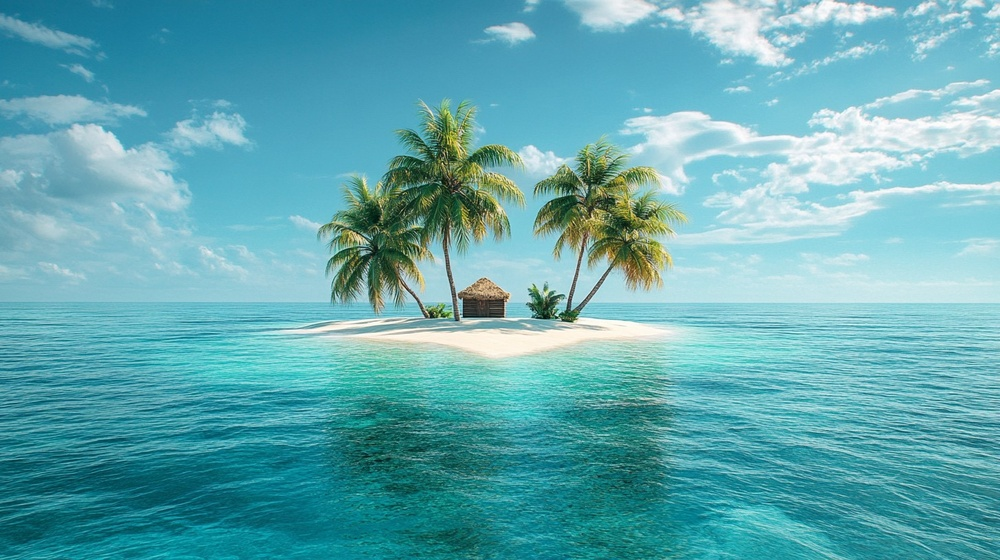
#> input picture img/1000058392.jpg, 1000 x 560 px, shrunk from 1456 x 816 before the run
$ python -i palette.py   (imports and definitions only)
#> lines starting #> are read from the running program, lines starting #| are printed output that depends on the picture
#> further down, picture is the input picture: PIL image 1000x560 RGB; mean R, G, B 97, 169.3, 177.3
from PIL import Image, ImageEnhance


# [56 lines left out: functions apply_palette, apply_day_palette, apply_sunset_palette, not called in this run]


# ------------------------------------------------------------
# Night Palette
# ------------------------------------------------------------

def apply_night_palette(img: Image.Image) -> Image.Image:
    """
    Cool, darkened palette.
    Deterministic blue tint + brightness reduction.
    """

    # Blue tint overlay
    overlay = Image.new("RGBA", img.size, (40, 60, 160, 60))
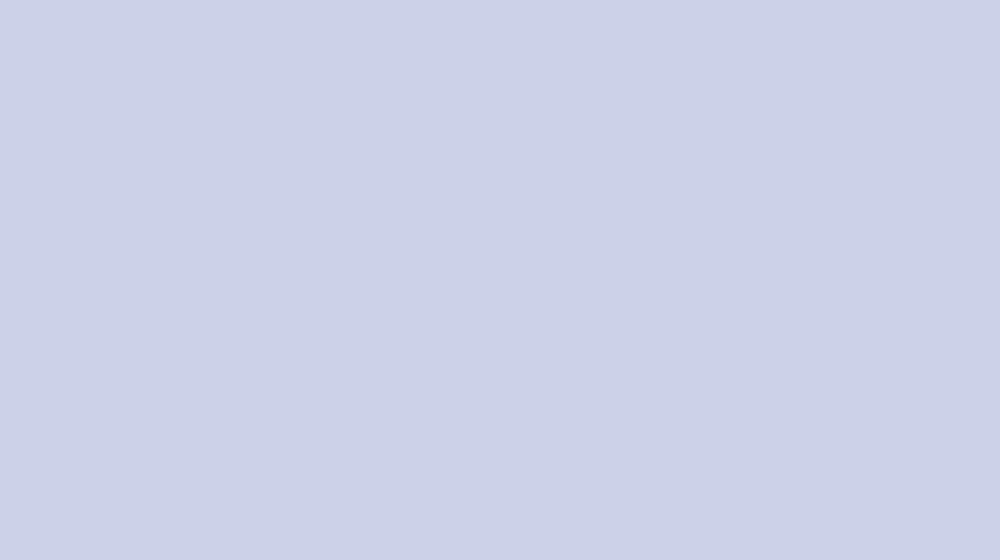
#> overlay: PIL image 1000x560 RGBA; mean R, G, B, A 40, 60, 160, 60; transparent parts drawn white
    img = Image.alpha_composite(img.convert("RGBA"), overlay)
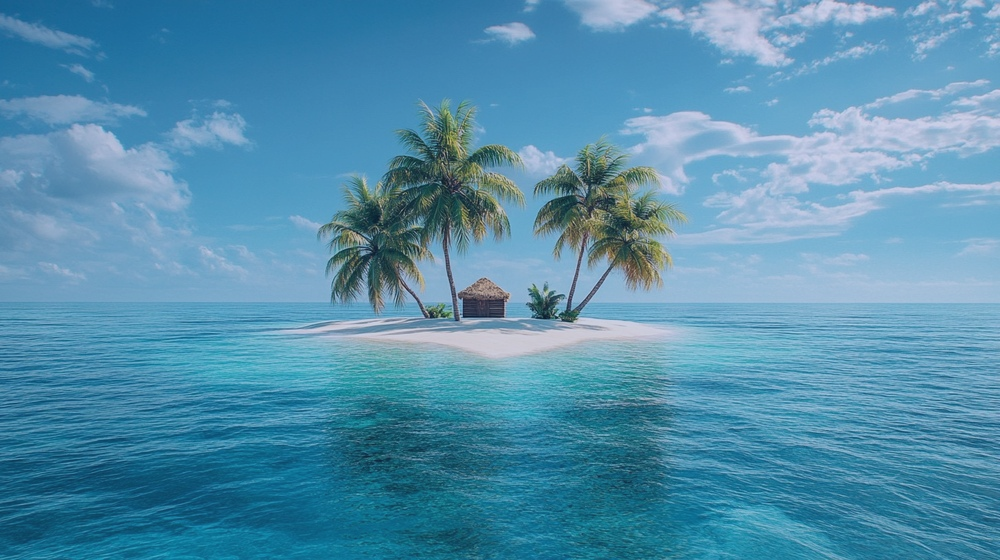
#> img: PIL image 1000x560 RGBA; mean R, G, B, A 83.6, 143.6, 173.3, 255

    # Reduce brightness
    enhancer = ImageEnhance.Brightness(img)
    img = enhancer.enhance(0.75)
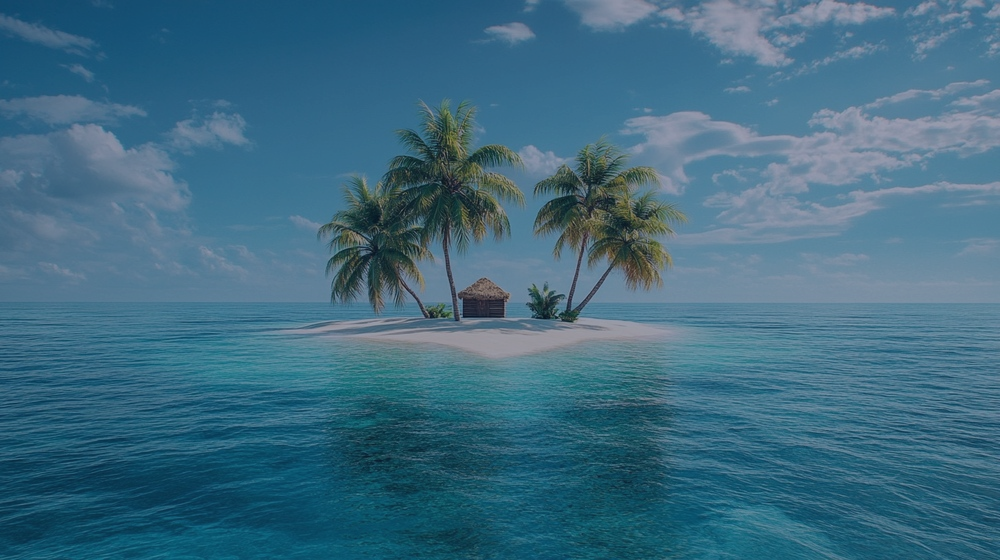
#> img: PIL image 1000x560 RGBA; mean R, G, B, A 62.3, 107.3, 129.6, 255

    # Slight desaturation
    enhancer = ImageEnhance.Color(img)
    img = enhancer.enhance(0.85)

    return img

>>> from PIL import Image
>>> picture = Image.open('../../img/1000058392.jpg')
>>> result = apply_night_palette(picture)

$ run again, on img/1000058393.jpg
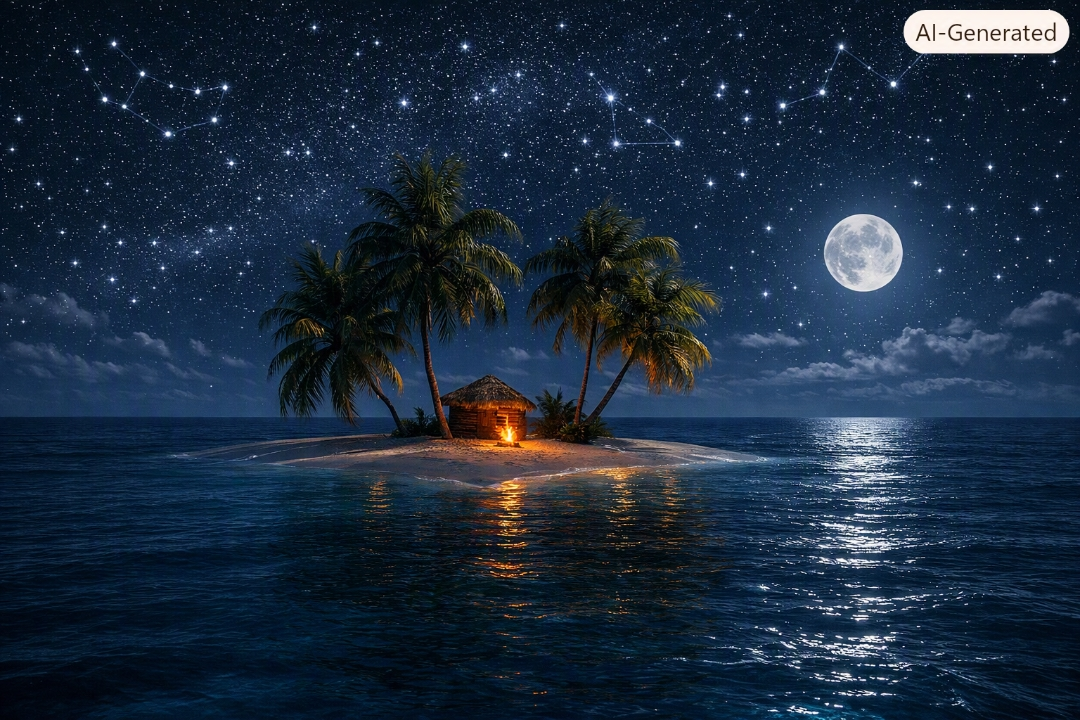
#> input picture img/1000058393.jpg, 1080 x 720 px
#> picture is the input picture: PIL image 1080x720 RGB; mean R, G, B 26.1, 42.6, 61.6
#> in apply_night_palette, `img = Image.alpha_composite(img.convert("RGBA"), overlay)`:
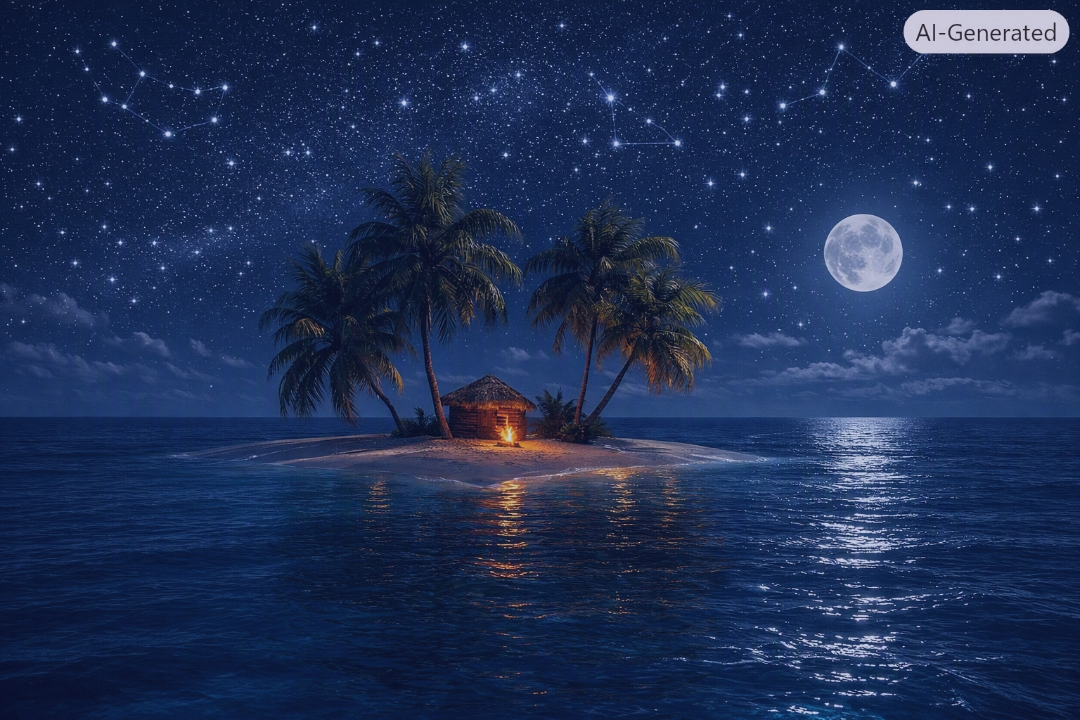
#> img: PIL image 1080x720 RGBA; mean R, G, B, A 29.4, 46.7, 84.8, 255
#> in apply_night_palette, `img = enhancer.enhance(0.75)`:
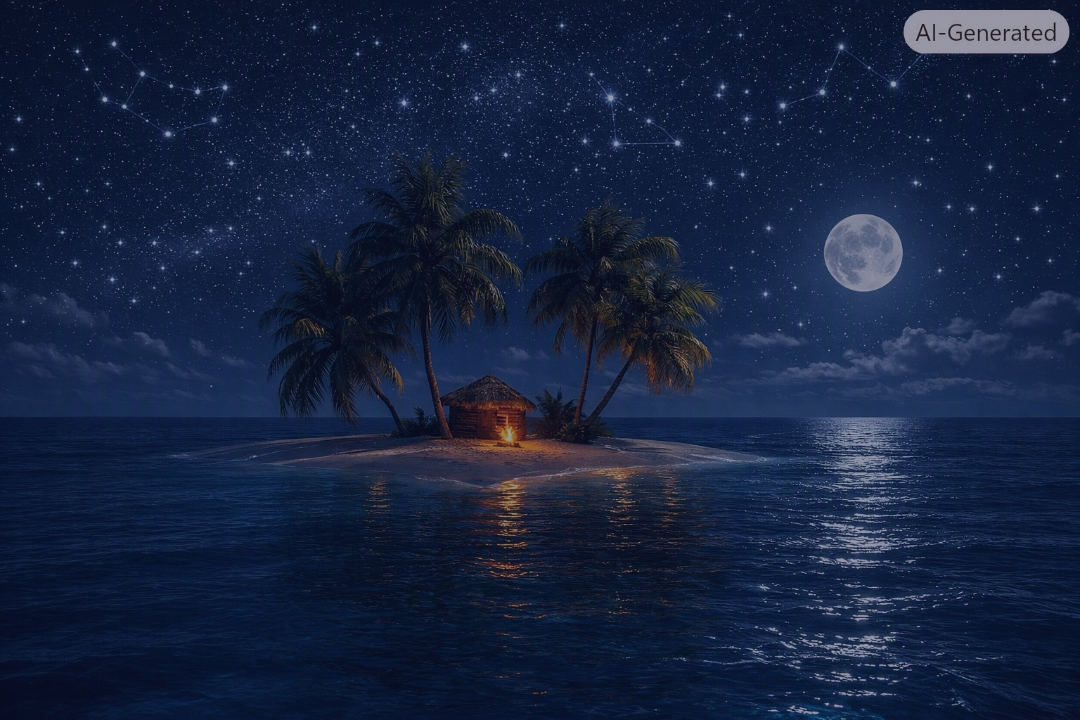
#> img: PIL image 1080x720 RGBA; mean R, G, B, A 21.7, 34.6, 63.2, 255

$ run again, on img/1000058394.jpg
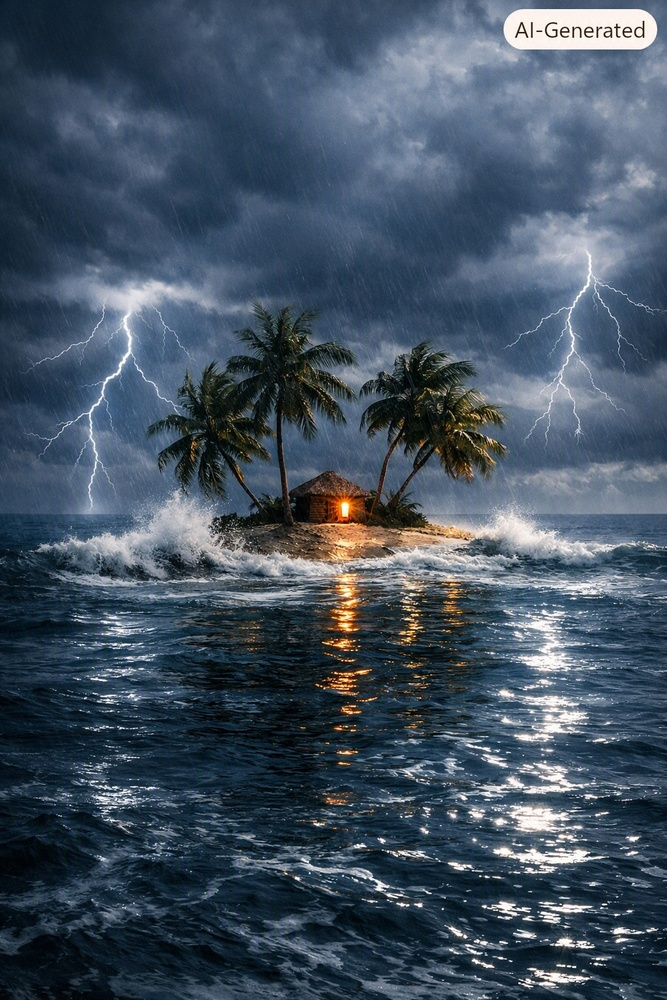
#> input picture img/1000058394.jpg, 667 x 1000 px, shrunk from 1024 x 1536 before the run
#> picture is the input picture: PIL image 667x1000 RGB; mean R, G, B 66.3, 81.4, 96.9
#> in apply_night_palette, `img = Image.alpha_composite(img.convert("RGBA"), overlay)`:
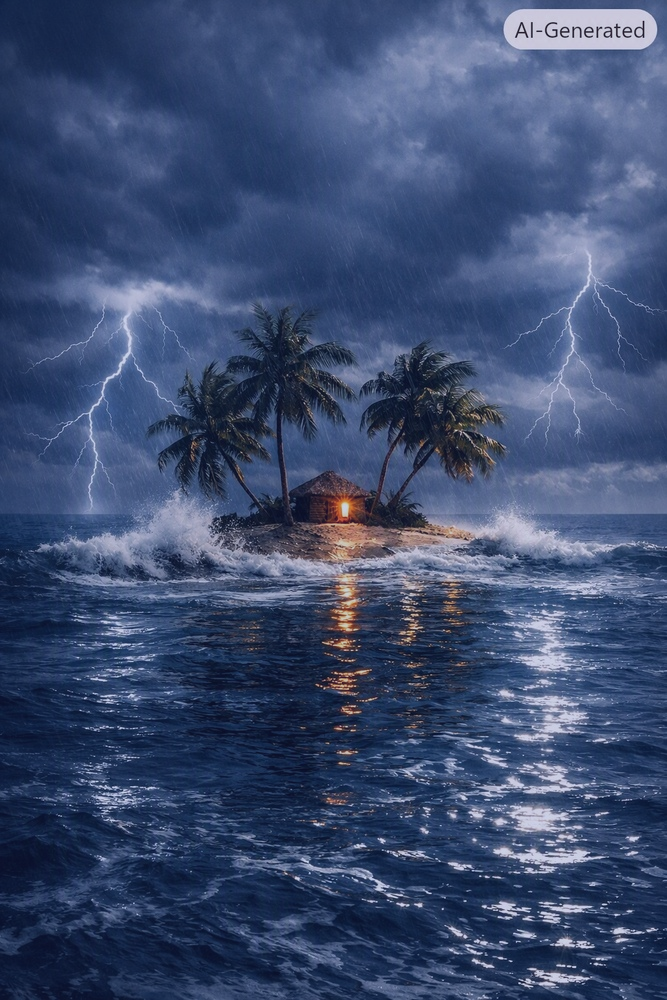
#> img: PIL image 667x1000 RGBA; mean R, G, B, A 60.1, 76.4, 111.8, 255
#> in apply_night_palette, `img = enhancer.enhance(0.75)`:
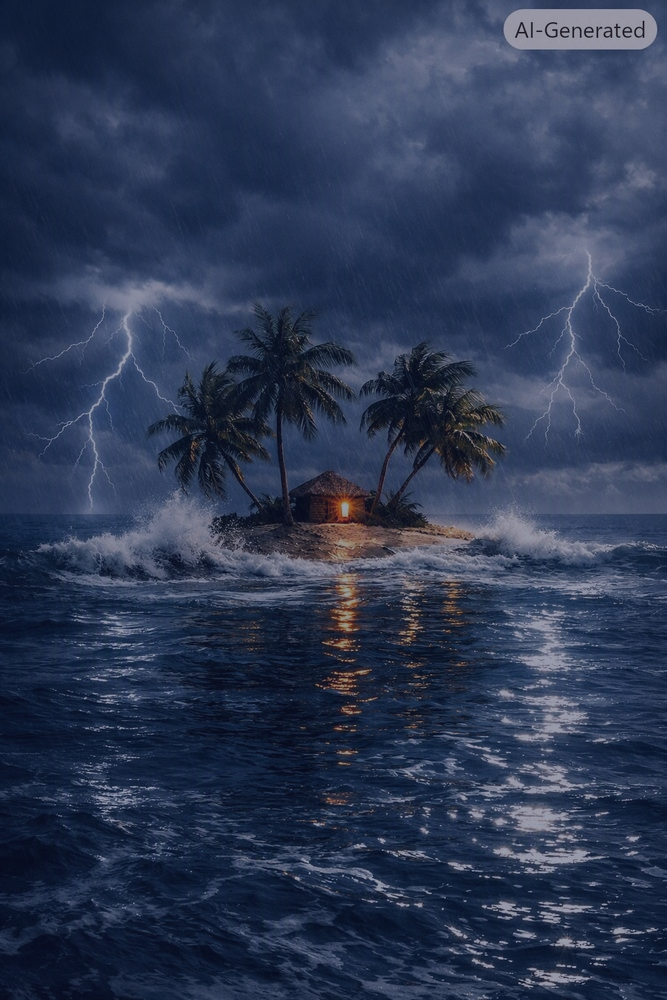
#> img: PIL image 667x1000 RGBA; mean R, G, B, A 44.7, 56.9, 83.4, 255

$ run again, on img/1000058396.jpg
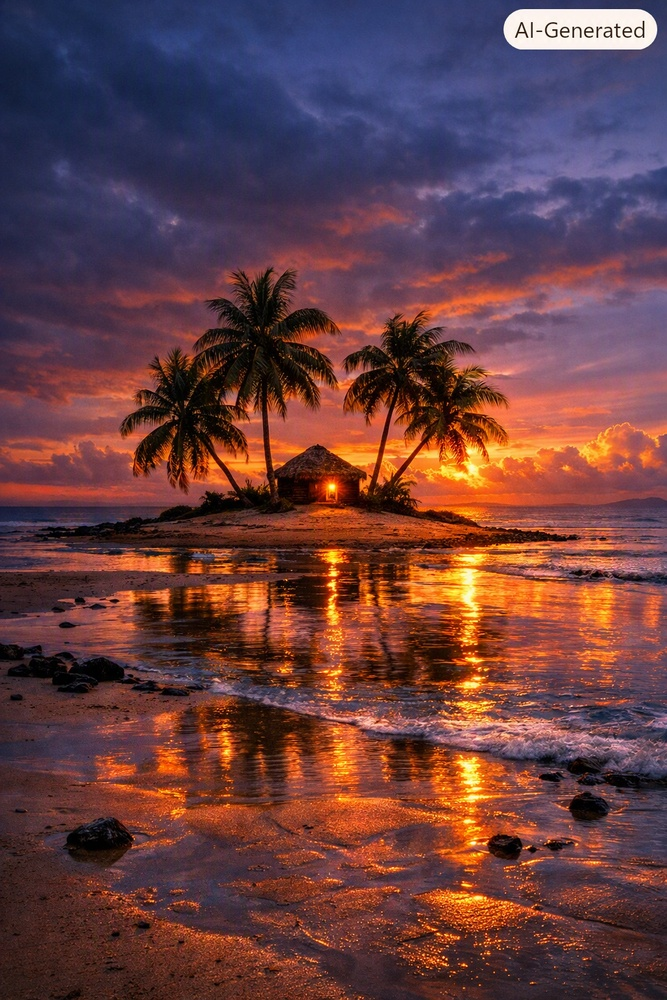
#> input picture img/1000058396.jpg, 667 x 1000 px, shrunk from 1024 x 1536 before the run
#> picture is the input picture: PIL image 667x1000 RGB; mean R, G, B 104.1, 63.4, 65.4
#> in apply_night_palette, `img = Image.alpha_composite(img.convert("RGBA"), overlay)`:
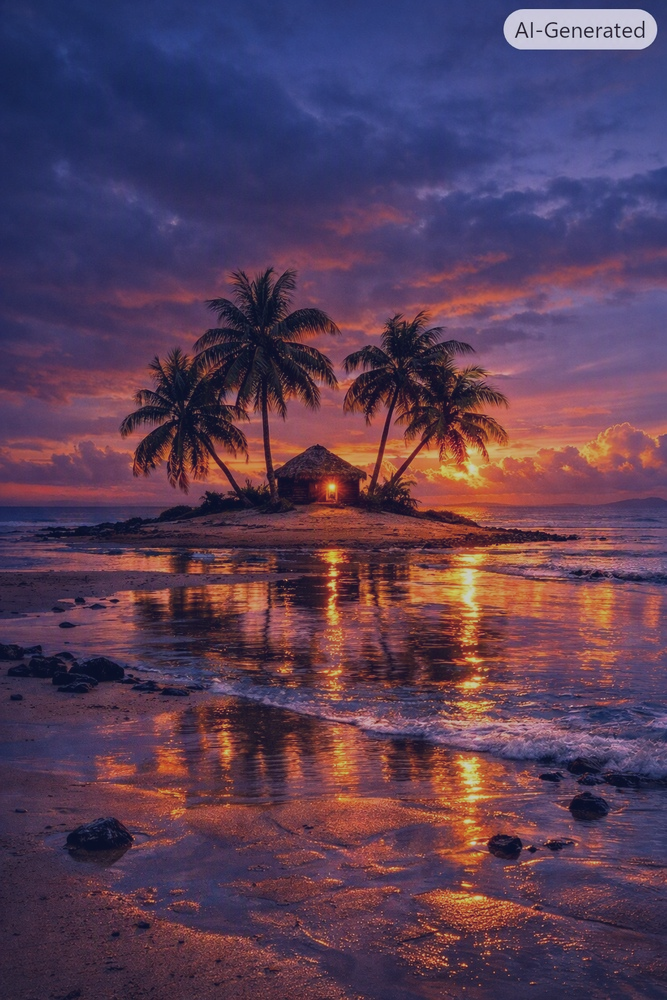
#> img: PIL image 667x1000 RGBA; mean R, G, B, A 89, 62.6, 87.7, 255
#> in apply_night_palette, `img = enhancer.enhance(0.75)`:
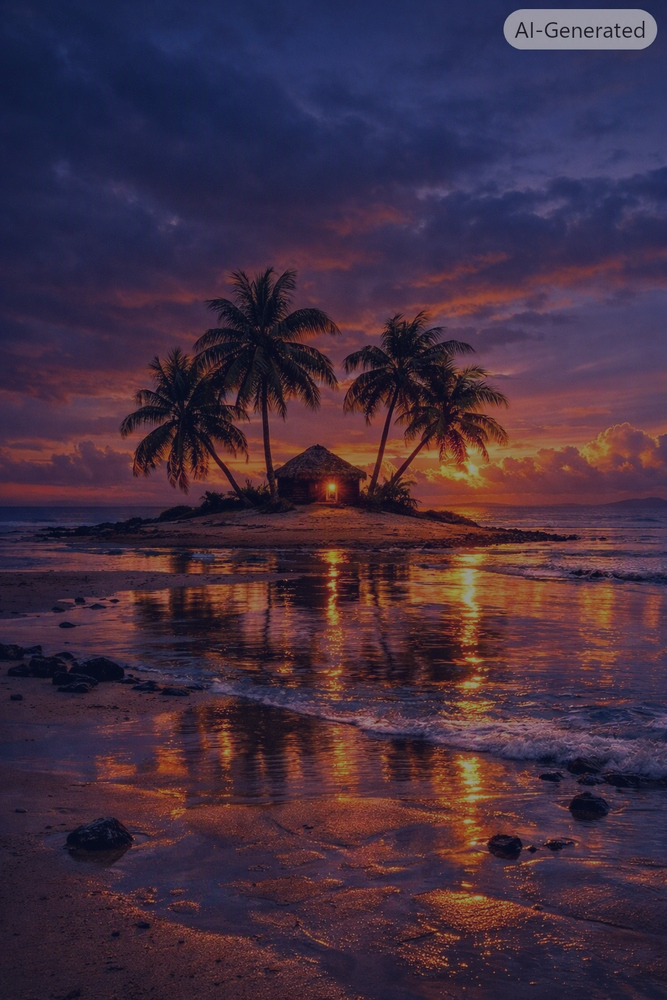
#> img: PIL image 667x1000 RGBA; mean R, G, B, A 66.4, 46.6, 65.4, 255
